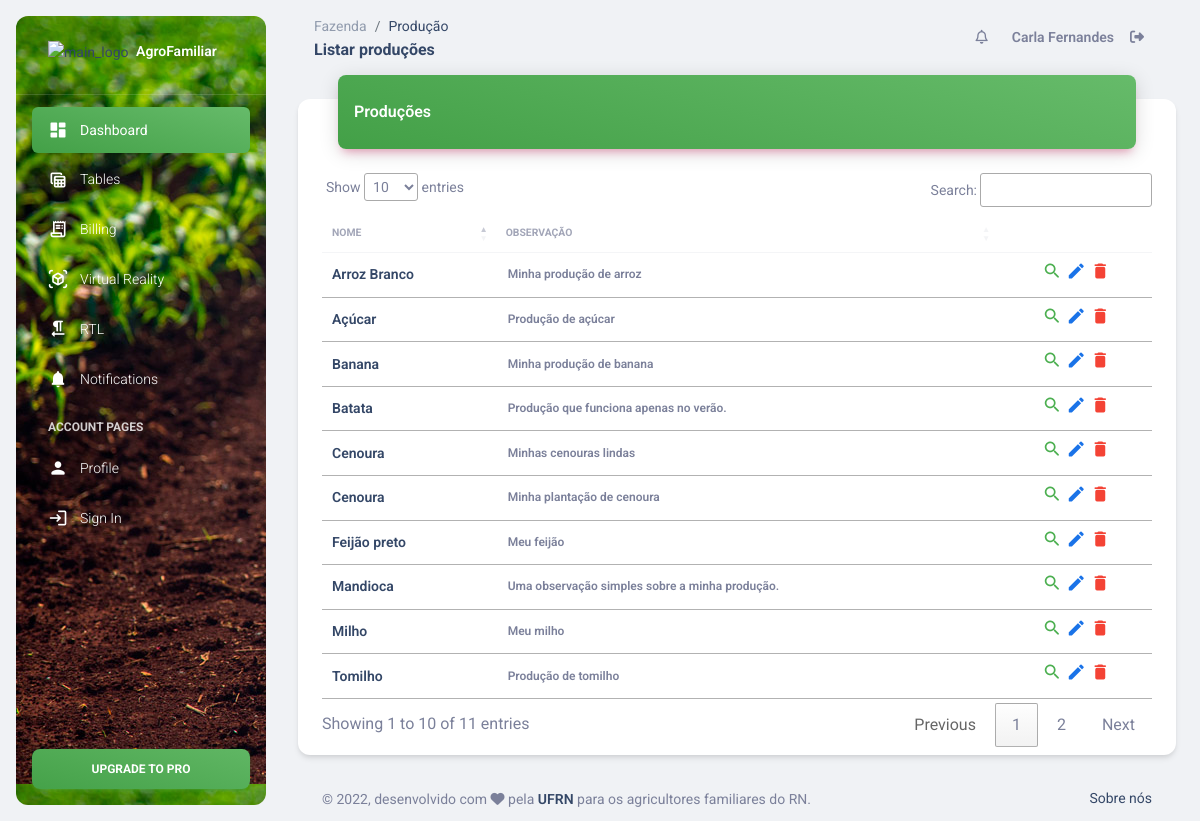
The app's page /producao/listar/ (signed in) with its own data.
### Producao/models.py (models this page shows, shortened)
class Producao(models.Model):
    nome = models.CharField(max_length=100, verbose_name="Nome")
    observacao = models.TextField(verbose_name="Observação")
    ativo = models.BooleanField(verbose_name="Ativo", default=True)
    class Meta:
        ordering = ['nome']
        verbose_name = "Produção"
        verbose_name_plural = "Produções"

### Producao/views.py (the view)
# urls.py: path('listar/', views.listar_producao, name='listar'),
def listar_producao(request):
    lista_producoes = Producao.objects.filter(ativo=True)
    informacoes = {
        'lista' : lista_producoes
    }
    return render(request, "Producao/listar.html", informacoes)

### Templates/Producao/listar.html (shortened to what this page needs)
{% extends "Base/base.html" %}
{% block titulo %}
    Listar produções
{% endblock %}
{% block diretorio_raiz %}
    Fazenda
{% endblock %}
{% block diretorio %}
    Produção
{% endblock %}
{% block conteudo %}
<div class="row">
    <div class="col-12">
      <div class="card my-4">
          <div class="container">
            <div class="card-header p-0 position-relative mt-n4 mx-3 z-index-2">
            <div class="bg-gradient-success shadow-primary border-radius-lg pt-4 pb-3">
                <h6 class="text-white text-capitalize ps-3">Produções</h6>
            </div>
            </div>
            <div class="card-body px-0 pb-2">
            <div class="table-responsive p-0">
                <table class="table align-items-center mb-0" id="tabela_producoes">
                <thead>
                    <tr>
                    <th class="text-uppercase text-secondary text-xxs font-weight-bolder opacity-7">Nome</th>
                    <th class="text-uppercase text-secondary text-xxs font-weight-bolder opacity-7 ps-2">Observação</th>
                    <th class="text-center text-secondary opacity-7"></th>
                    </tr>
                </thead>
                <tbody>
                    {% for producao in lista %}
                        <tr id="producao_{{producao.pk}}">
                            <td> <h6 class="mb-0 text-sm">{{producao.nome}}</h6></td>
                            <td> <p class="text-xs font-weight-bold mb-0">{{producao.observacao}}</p> </td>
                            <td align="center">
                                <a type="submit" href="{% url 'producao:detalhes' pk=producao.id %}">
                                    <i class="material-icons ms-auto text-success cursor-pointer" data-bs-toggle="tooltip" data-bs-placement="top" title="Visualizar">search</i>
                                </a>
                                <a type="submit" href="{% url 'producao:editar' pk=producao.id %}">
                                    <i class="material-icons ms-auto text-info cursor-pointer" data-bs-toggle="tooltip" data-bs-placement="top" title="Editar">edit</i>
                                </a>
                                <a data-toggle="modal" data-target="#modal-{{producao.pk}}" data-tt="tooltip">
                                    <i class="material-icons ms-auto text-danger cursor-pointer" data-bs-toggle="tooltip" data-bs-placement="top" title="Remover">delete</i>
                                </a>
                            </td>
                        </tr>
                    {% endfor %}
                </tbody>
                </table>
            </div>
            </div>
        </div>
      </div>
    </div>
  </div>
{% endblock %}

### Templates/Base/menu_horizontal.html (shortened to what this page needs)
{% load static %}
  <div class="collapse navbar-collapse mt-sm-0 mt-2 me-md-0 me-sm-4" id="navbar">
      <div class="ms-md-auto pe-md-3 d-flex align-items-center">
        <ul class="navbar-nav justify-content-end align-items-center">
          <li class="nav-item dropdown pe-2 d-flex align-items-center">
            <a href="" class="nav-link text-body p-0" id="dropdownMenuButton" data-bs-toggle="dropdown" aria-expanded="false">
              <i class="far fa-bell cursor-pointer"></i>
            </a>
          </li>
          <li class="nav-item px-3 d-flex align-items-center">
            <a href="" class="nav-link text-body font-weight-bold p-0">
              {{user.first_name}} {{user.last_name}}
            </a>
          </li>
          <li class="nav-item d-flex align-items-center">
            <a href="{% url 'usuario:logout' %}" class="nav-link text-body px-0">
              <i class="fa fa-sign-out"></i>
            </a>
          </li>
        </ul>
      </div>
  </div>

### records on screen
Producao: nome "Arroz Branco", observacao "Minha produção de arroz"
Producao: nome "Açúcar", observacao "Produção de açúcar"
Producao: nome "Banana", observacao "Minha produção de banana"
Producao: nome "Batata", observacao "Produção que funciona apenas no verão."
Producao: nome "Cenoura", observacao "Minhas cenouras lindas"
Producao: nome "Cenoura", observacao "Minha plantação de cenoura"
Producao: nome "Feijão preto", observacao "Meu feijão"
Producao: nome "Mandioca", observacao "Uma observação simples sobre a minha produção."
Producao: nome "Milho", observacao "Meu milho"
Producao: nome "Tomilho", observacao "Produção de tomilho"

### other values on screen
{{ user.first_name }} "Carla"
{{ user.last_name }} "Fernandes"
